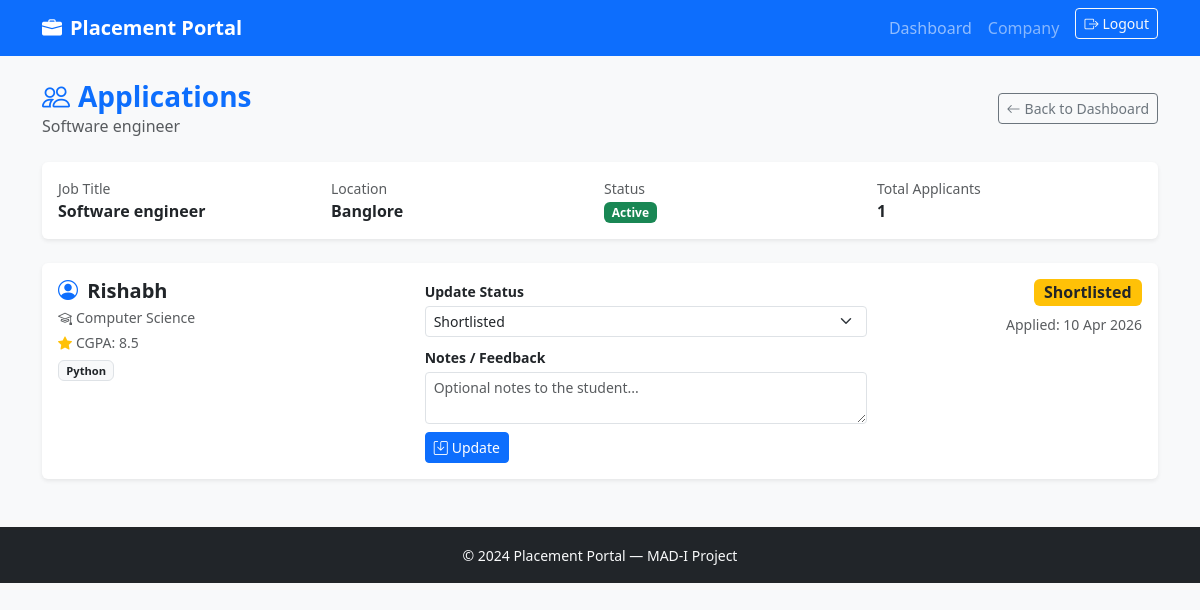
/company/job/1/applications (signed in), run on the app's committed database.
### models.py (models this page shows, shortened)
class User(UserMixin, db.Model):
    id= db.Column(db.Integer, primary_key=True)
    username= db.Column(db.String(80), unique=True, nullable=False)
    email= db.Column(db.String(120), unique=True, nullable=False)
    password_hash = db.Column(db.String(256))
    role = db.Column(db.String(20))
    active = db.Column(db.Boolean, default=True)
    student_profile = db.relationship('Student', backref='user', uselist=False)
    company_profile = db.relationship('Company', backref='user', uselist=False)
    @property
    def is_active(self):
        return self.active

class JobPosition(db.Model):
    id = db.Column(db.Integer, primary_key=True)
    company_id = db.Column(db.Integer, db.ForeignKey('company.id'), nullable=False)
    title = db.Column(db.String(150))
    description = db.Column(db.Text)
    required_skills = db.Column(db.Text)
    experience = db.Column(db.String(100))
    salary_min = db.Column(db.Float)
    salary_max = db.Column(db.Float)
    location = db.Column(db.String(150))
    deadline = db.Column(db.DateTime)
    status = db.Column(db.String(20), default='active')
    is_approved = db.Column(db.Boolean, default=False)
    created_at = db.Column(db.DateTime, default=lambda: datetime.now(timezone.utc), nullable=False)
    applications = db.relationship('Application', backref='job', lazy='dynamic')

class Application(db.Model):
    id = db.Column(db.Integer, primary_key=True)
    student_id = db.Column(db.Integer, db.ForeignKey('student.id'), nullable=False)
    job_id = db.Column(db.Integer, db.ForeignKey('job_position.id'), nullable=False)
    applied_at = db.Column(db.DateTime, default=lambda: datetime.now(timezone.utc))
    status = db.Column(db.String(30), default='applied')
    notes = db.Column(db.Text)
    updated_at = db.Column(db.DateTime, default=lambda: datetime.now(timezone.utc))
    __table_args__ = (
        db.UniqueConstraint('student_id', 'job_id', name='uq_student_job'),
    )

class Student(db.Model):
    id = db.Column(db.Integer, primary_key=True)
    user_id = db.Column(db.Integer, db.ForeignKey('user.id'), nullable=False)
    name = db.Column(db.String(100))
    roll_no = db.Column(db.String(50), unique=True)
    branch = db.Column(db.String(100))
    cgpa = db.Column(db.Float)
    skills = db.Column(db.Text)
    phone = db.Column(db.String(20))
    linkedin = db.Column(db.String(250))
    about = db.Column(db.Text)
    resume_path = db.Column(db.String(250))
    applications  = db.relationship('Application', backref='student', lazy='dynamic')
    notifications = db.relationship('Notification', backref='student', lazy='dynamic')

### routes/company.py (the view)
@company_bp.route('/job/<int:job_id>/applications')
@login_required
@company_required
def job_applications(job_id):
    company = current_user.company_profile
    job = JobPosition.query.filter_by(id=job_id,company_id=company.id).first_or_404()
    apps = job.applications.order_by(Application.applied_at.desc()).all()
    return render_template('company/job_applications.html',job=job,applications=apps)

### models.py (called while the page is built)
@login_manager.user_loader
def load_user(user_id):
    return User.query.get(int(user_id))

### routes/company.py (called while the page is built)
def company_required(f):
    @wraps(f)
    def wrapped(*args, **kwargs):
        if not current_user.is_authenticated:
            return redirect(url_for('auth.login'))
        if current_user.role != 'company':
            flash('Company access required.', 'danger')
            return redirect(url_for('auth.login'))
        company = current_user.company_profile
        if company.approval_status != 'approved':
            flash('Your account is not yet approved by admin.', 'warning')
            return redirect(url_for('auth.login'))
        if company.is_blacklisted:
            flash('Your company has been blacklisted.', 'danger')
            return redirect(url_for('auth.logout'))
        return f(*args, **kwargs)
    return wrapped

### templates/company/job_applications.html (shortened to what this page needs)
{% extends 'base.html' %}
{% block content %}
<div class="d-flex justify-content-between align-items-center mb-4">
  <div>
    <h3 class="fw-bold text-primary mb-0">
      <i class="bi bi-people me-2"></i>Applications
    </h3>
    <p class="text-muted mb-0">{{ job.title }}</p>
  </div>
  <a href="{{ url_for('company.dashboard') }}" class="btn btn-outline-secondary btn-sm">
    <i class="bi bi-arrow-left me-1"></i>Back to Dashboard
  </a>
</div>
<div class="card border-0 shadow-sm mb-4">
  <div class="card-body">
    <div class="row g-2">
      <div class="col-sm-6 col-md-3">
        <small class="text-muted d-block">Job Title</small>
        <span class="fw-semibold">{{ job.title }}</span>
      </div>
      {% if job.location %}
      <div class="col-sm-6 col-md-3">
        <small class="text-muted d-block">Location</small>
        <span class="fw-semibold">{{ job.location }}</span>
      </div>
      {% endif %}
      <div class="col-sm-6 col-md-3">
        <small class="text-muted d-block">Status</small>
        <span class="badge {% if job.status == 'active' %}bg-success{% else %}bg-secondary{% endif %}">
          {{ job.status | capitalize }}
        </span>
      </div>
      <div class="col-sm-6 col-md-3">
        <small class="text-muted d-block">Total Applicants</small>
        <span class="fw-semibold">{{ applications|length }}</span>
      </div>
    </div>
  </div>
</div>
{% if applications %}
<div class="row g-3">
  {% for app in applications %}
  <div class="col-12">
    <div class="card border-0 shadow-sm">
      <div class="card-body">
        <div class="row align-items-start g-3">
          <div class="col-md-4">
            <h5 class="fw-bold mb-1">
              <a href="{{ url_for('company.student_profile', student_id=app.student_id) }}"
                 class="text-decoration-none text-dark">
                <i class="bi bi-person-circle me-1 text-primary"></i>
                {{ app.student.name or app.student.user.username }}
              </a>
            </h5>
            {% if app.student.branch %}
            <p class="text-muted small mb-1">
              <i class="bi bi-mortarboard me-1"></i>{{ app.student.branch }}
            </p>
            {% endif %}
            {% if app.student.cgpa %}
            <p class="text-muted small mb-1">
              <i class="bi bi-star-fill text-warning me-1"></i>CGPA: {{ app.student.cgpa }}
            </p>
            {% endif %}
            {% if app.student.skills %}
            <div>
              {% for skill in app.student.skills.split(',') %}
              <span class="badge bg-light text-dark border me-1 mb-1" style="font-size:0.7rem;">{{ skill.strip() }}</span>
              {% endfor %}
            </div>
            {% endif %}
          </div>
          <div class="col-md-5">
            <form method="POST"
                  action="{{ url_for('company.update_application', app_id=app.id) }}">
              <div class="mb-2">
                <label class="form-label small fw-semibold mb-1">Update Status</label>
                <select name="status" class="form-select form-select-sm">
                  {% for s in ['applied', 'shortlisted', 'interview', 'rejected', 'placed'] %}
                  <option value="{{ s }}" {% if app.status == s %}selected{% endif %}>
                    {{ s | capitalize }}
                  </option>
                  {% endfor %}
                </select>
              </div>
              <div class="mb-2">
                <label class="form-label small fw-semibold mb-1">Notes / Feedback</label>
                <textarea name="notes" class="form-control form-control-sm" rows="2"
                          placeholder="Optional notes to the student...">{{ app.notes or '' }}</textarea>
              </div>
              <button type="submit" class="btn btn-primary btn-sm">
                <i class="bi bi-save me-1"></i>Update
              </button>
            </form>
          </div>
          <div class="col-md-3 text-md-end">
            <span class="badge fs-6
              {% if app.status == 'placed' %}bg-success
              {% elif app.status == 'shortlisted' %}bg-warning text-dark
              {% elif app.status == 'interview' %}bg-info text-dark
              {% elif app.status == 'rejected' %}bg-danger
              {% else %}bg-secondary{% endif %}">
              {{ app.status | capitalize }}
            </span>
            <div class="small text-muted mt-2">
              Applied: {{ app.applied_at.strftime('%d %b %Y') }}
            </div>
          </div>
        </div>
      </div>
    </div>
  </div>
  {% endfor %}
</div>
{% else %}
<div class="text-center py-5 text-muted">
  <i class="bi bi-people display-4"></i>
  <p class="mt-2 fs-5">No applications received for this job yet.</p>
</div>
{% endif %}
{% endblock %}

### templates/base.html (shortened to what this page needs)
<!DOCTYPE html>
<html lang="en">
<head>
  <link href="https://cdn.jsdelivr.net/npm/bootstrap@5.3.0/dist/css/bootstrap.min.css" rel="stylesheet"/>
  <link href="https://cdn.jsdelivr.net/npm/bootstrap-icons@1.11.0/font/bootstrap-icons.css" rel="stylesheet"/>
</head>
<body class="bg-light">
<nav class="navbar navbar-expand-lg navbar-dark bg-primary">
  <div class="container">
    <a class="navbar-brand fw-bold" href="{{ url_for('auth.index') }}">
      <i class="bi bi-briefcase-fill me-2"></i>Placement Portal
    </a>
    <div class="collapse navbar-collapse" id="navbarNav">
      <ul class="navbar-nav ms-auto">
        {% if current_user.is_authenticated %}
          {% if current_user.role == 'admin' %}
            <li class="nav-item">
              <a class="nav-link" href="{{ url_for('admin.dashboard') }}">Dashboard</a>
            </li>
          {% elif current_user.role == 'company' %}
            <li class="nav-item">
              <a class="nav-link" href="{{ url_for('company.dashboard') }}">Dashboard</a>
            </li>
          {% endif %}
          <li class="nav-item">
            <span class="nav-link text-white-50">
              {{ current_user.role | capitalize }}
            </span>
          </li>
          <li class="nav-item">
            <a class="btn btn-outline-light btn-sm ms-2"
               href="{{ url_for('auth.logout') }}">
              <i class="bi bi-box-arrow-right me-1"></i>Logout
            </a>
          </li>
        {% endif %}
      </ul>
    </div>
  </div>
</nav>
<main class="container my-4">
  {% block content %}{% endblock %}
</main>
<footer class="bg-dark text-light text-center py-3 mt-5">
  <small>&copy; 2024 Placement Portal — MAD-I Project</small>
</footer>
</body>
</html>

### data on the page
User: role "Company"
JobPosition: title "Software engineer", location "Banglore", status "Active"
Application: student "Rishabh", student.branch "Computer Science", student.cgpa "8.5", status "Shortlisted", applied_at "10 Apr 2026"
Student: strip "Python"

### other printed values
{{ applications|length }} "1"
